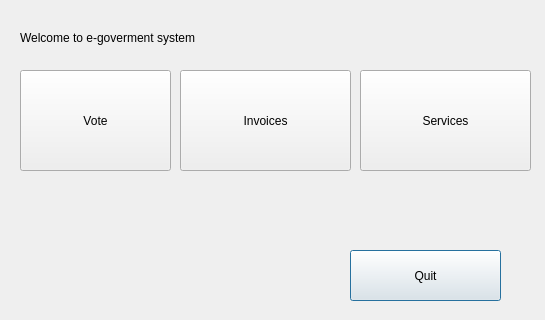
<?xml version="1.0" encoding="UTF-8"?>
<ui version="4.0">
 <class>UserWindow</class>
 <widget class="QDialog" name="UserWindow">
  <property name="geometry">
   <rect>
    <x>0</x>
    <y>0</y>
    <width>545</width>
    <height>320</height>
   </rect>
  </property>
  <property name="windowTitle">
   <string>Dialog</string>
  </property>
  <widget class="QPushButton" name="pushButton">
   <property name="geometry">
    <rect>
     <x>350</x>
     <y>250</y>
     <width>151</width>
     <height>51</height>
    </rect>
   </property>
   <property name="text">
    <string>Quit</string>
   </property>
  </widget>
  <widget class="QPushButton" name="pushButton_2">
   <property name="geometry">
    <rect>
     <x>20</x>
     <y>70</y>
     <width>151</width>
     <height>101</height>
    </rect>
   </property>
   <property name="text">
    <string>Vote</string>
   </property>
   <property name="icon">
    <iconset>
     <normaloff>../../../vote_icon.png</normaloff>../../../vote_icon.png</iconset>
   </property>
   <property name="iconSize">
    <size>
     <width>70</width>
     <height>70</height>
    </size>
   </property>
  </widget>
  <widget class="QPushButton" name="pushButton_3">
   <property name="geometry">
    <rect>
     <x>180</x>
     <y>70</y>
     <width>171</width>
     <height>101</height>
    </rect>
   </property>
   <property name="text">
    <string>Invoices</string>
   </property>
   <property name="icon">
    <iconset>
     <normaloff>../../../invoice.png</normaloff>../../../invoice.png</iconset>
   </property>
   <property name="iconSize">
    <size>
     <width>90</width>
     <height>90</height>
    </size>
   </property>
  </widget>
  <widget class="QPushButton" name="pushButton_4">
   <property name="geometry">
    <rect>
     <x>360</x>
     <y>70</y>
     <width>171</width>
     <height>101</height>
    </rect>
   </property>
   <property name="text">
    <string>Services</string>
   </property>
   <property name="icon">
    <iconset>
     <normaloff>../../../public_service.png</normaloff>../../../public_service.png</iconset>
   </property>
   <property name="iconSize">
    <size>
     <width>100</width>
     <height>100</height>
    </size>
   </property>
  </widget>
  <widget class="QLabel" name="label">
   <property name="geometry">
    <rect>
     <x>20</x>
     <y>30</y>
     <width>231</width>
     <height>16</height>
    </rect>
   </property>
   <property name="text">
    <string>Welcome to e-goverment system</string>
   </property>
  </widget>
 </widget>
 <resources/>
 <connections/>
</ui>
